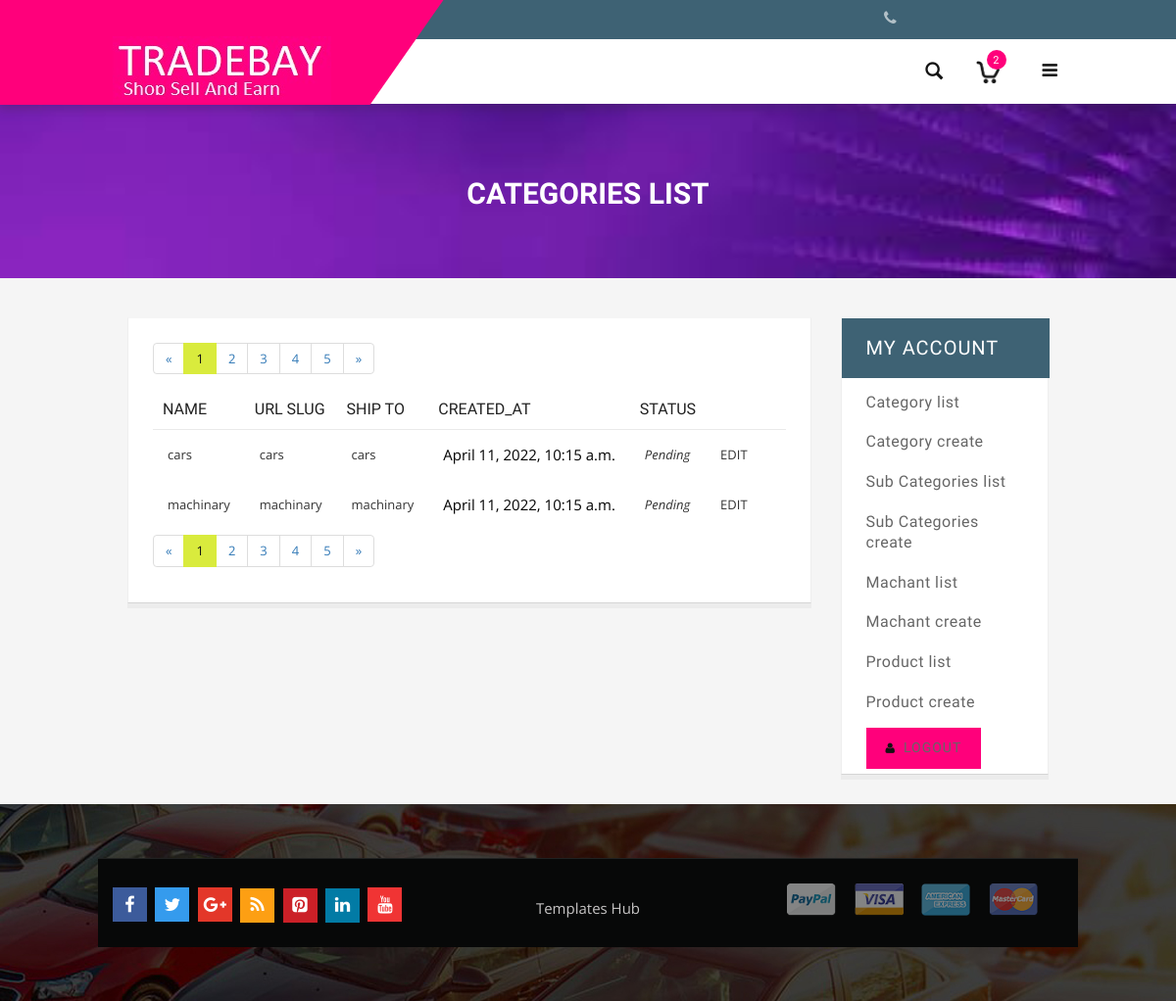
The app's page /admin_dashboard/category_list with its own data.
### Djangoecormeceapp/models.py (models this page shows, shortened)
class Categories(models.Model):
    id=models.AutoField(primary_key=True)
    title = models.CharField(max_length=255)
    url_slug = models.CharField(max_length=255)
    description= models.TextField()
    thumbnail = models.FileField()
    created_at = models.DateTimeField(auto_now_add=True)
    is_active = models.IntegerField(default=1)
    is_active = models.IntegerField(default=1)

### Djangoecormeceapp/AdminView.py (the view)
# urls.py: path('category_list',AdminView.CategoriesListView.as_view(),name="category_list"),
class CategoriesListView(ListView):
    model = Categories
    template_name = "admintemplates/category_list.html"
    paginate_by=8
    def get_queryset(self):
        filter_val = self.request.GET.get("filter","")
        order_by=self.request.GET.get("orderby","id")
        if filter_val !="":
            cat=Categories.objects.filter(Q(title__contains=filter_val) |  Q(description__contains=filter_val)).order_by(order_by)
        else:
            cat=Categories.objects.all().order_by(order_by)
        return cat
    def get_context_data(self, **kwargs):
        context=super(CategoriesListView,self).get_context_data(**kwargs)
        context["filter"]=self.request.GET.get("filter","")
        context["orderby"]=self.request.GET.get("orderby","")
        context["all_table_fields"]=Categories._meta.get_fields()
        return context

### Djangoecormeceapp/context_processor.py (called while the page is built)
def product_listing(request):
    productCategory = request.GET.get('productCategory')
    if productCategory == None:
        products = Products.objects.all()
    else:
        products = Products.objects.filter(subcategories_id__title=productCategory)
    productCategories = SubCategories.objects.all()
    page_num = request.GET.get('page', 1)
    p = Paginator(products, 7)
    try:
        page = p.page(page_num)
    except EmptyPage:
	    page = p.page(1)
    context = {	'products':page ,
				'productCategories':productCategories,
                'title':'Tradebay Online shopping  Phones ||  TVS  ||',
                'description': 'description'
				}
    return context

### accomo/context_processor.py (called while the page is built)
def Property_listings(request):
	propertyCategory = request.GET.get('propertyCategory')
	if propertyCategory == None:
		property = Property.objects.all()
	else:
		property = Property.objects.filter(category__name=propertyCategory)
	propertyCategories = Category.objects.all()
	page_num = request.GET.get('page', 1)
	p = Paginator(property, 10)
	try:
		page = p.page(page_num)
	except EmptyPage:
		page = p.page(1)
	context = {	'property':page ,
				'propertyCategories':propertyCategories,
				}
	return context

### basket/context_processors.py (called while the page is built)
def basket(request):
    return {'basket': Basket(request)}

### blog/context_processor.py (called while the page is built)
def post_list(request):
    is_trending = Post.objects.filter(is_trending = True).order_by('-id')
    postCategory = request.GET.get('postCategory')
    if postCategory == None:
        posts = Post.objects.all()
    else:
        posts = Post.objects.filter(category__name=postCategory)
    postCategories = PostCategory.objects.all()
    page_num = request.GET.get('page', 1)
    p = Paginator(posts, 5)
    try:
        page = p.page(page_num)
    except EmptyPage:
        page = p.page(1)
    context = {	'posts':page ,
				'is_trending':is_trending ,
				'postCategories':postCategories,
				'title':"The tradebay blog post",
        		'description': 'These are tradebay blog post'
				}
    return context

### books/context_processor.py (called while the page is built)
def book_listings(request):
	bookcategory = request.GET.get('bookcategory ')
	if bookcategory  == None:
		books = Book.objects.all()
	else:
		books = Book.objects.filter(category__name=bookcategory)
	bookCategories = Category.objects.all()
	page_num = request.GET.get('page', 1)
	p = Paginator(books, 10)
	try:
		page = p.page(page_num)
	except EmptyPage:
		page = p.page(2)
	context = {	'books':page ,
				'bookCategories':bookCategories,
				}
	return context

### Djangoecormeceapp/templates/admintemplates/category_list.html (shortened to what this page needs)
{% extends 'admintemplates/basee.html' %}
{% load static %}
{% block header %}
<div class="page-heading">
  <div class="container">
    <div class="row">
      <div class="col-xs-12">
      <div class="page-title">
           <h2>CATEGORIES LIST</h2>
             </div>
      </div>
    </div>
  </div>
</div>
{% endblock header %}
{% block page_content %}
              <div class="pages">
                <ul class="pagination">
                  <li><a href="#">&laquo;</a></li>
                  <li class="active"><a href="#">1</a></li>
                  <li><a href="#">2</a></li>
                  <li><a href="#">3</a></li>
                  <li><a href="#">4</a></li>
                  <li><a href="#">5</a></li>
                  <li><a href="#">&raquo;</a></li>
                </ul>
              </div>
              <div class="recent-orders">
                <div class="table-responsive">
                  <table class="data-table table-striped" id="my-orders-table">
                    <colgroup>
                    <col width="">
                    <col width="">
                    <col>
                    <col width="1">
                    <col width="1">
                    <col width="20%">
                    </colgroup>
                    <thead>
                      <tr class="first last">
                        <th>Name </th>
                        <th>Url slug </th>
                        <th>Ship To</th>
                        <th><span class="nobr">created_at</span></th>
                        <th>Status</th>
                        <th>&nbsp;</th>
                      </tr>
                    </thead>
                    <tbody>
                      {%  for category in categories_list %}
                      <tr class="first odd">
                        <td>{{ category.title }}</td>
                        <td><span class="nobr">{{ category.url_slug }}</span></td>
                        <td>{{ category.title }}</td>
                        <td><span class="price">{{ category.created_at }}</span></td>
                        <td><em>Pending</em></td>
                        <td class="a-center last"><span class="nobr"> <a href="{% url 'category_update' category.id %}">EDIT</a> </span></td>
                      </tr>
                      {% endfor %}
                    </tbody>
                  </table>
                </div>
              </div>
              <div class="pages">
                <ul class="pagination">
                  <li><a href="#">&laquo;</a></li>
                  <li class="active"><a href="#">1</a></li>
                  <li><a href="#">2</a></li>
                  <li><a href="#">3</a></li>
                  <li><a href="#">4</a></li>
                  <li><a href="#">5</a></li>
                  <li><a href="#">&raquo;</a></li>
                </ul>
              </div>
  {% endblock page_content %}

### Djangoecormeceapp/static/front_end_css/stylesheet/responsive.css (style rules this page uses)
@media (min-width: 992px) and (max-width: 1239px) { .data-table .price { font-size: 15px; } }
@media (min-width: 992px) and (max-width: 1239px) { .page-title h2 { font-size:30px; } }

### records on screen
Categories: title "cars", url_slug "cars", created_at "April 11, 2022, 10:15 a.m."
Categories: title "machinary", url_slug "machinary", created_at "April 11, 2022, 10:15 a.m."
